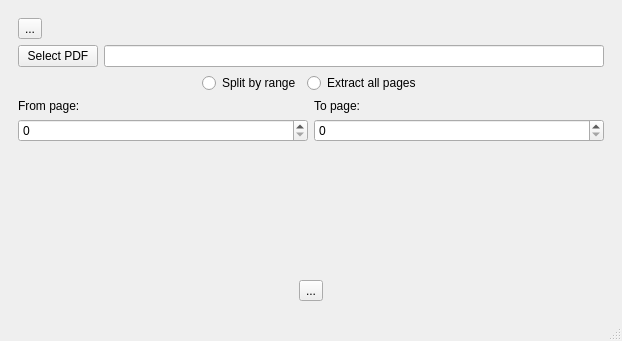
<?xml version="1.0" encoding="UTF-8"?>
<ui version="4.0">
 <class>MainWindow</class>
 <widget class="QMainWindow" name="MainWindow">
  <property name="geometry">
   <rect>
    <x>0</x>
    <y>0</y>
    <width>622</width>
    <height>341</height>
   </rect>
  </property>
  <property name="windowTitle">
   <string>MainWindow</string>
  </property>
  <widget class="QWidget" name="centralwidget">
   <layout class="QVBoxLayout" name="verticalLayout_4">
    <item>
     <widget class="QStackedWidget" name="stackedWidget">
      <property name="currentIndex">
       <number>2</number>
      </property>
      <widget class="QWidget" name="page_menu">
       <layout class="QVBoxLayout" name="verticalLayout_2">
        <item>
         <layout class="QVBoxLayout" name="verticalLayout">
          <item>
           <layout class="QVBoxLayout" name="verticalLayout_3">
            <property name="spacing">
             <number>0</number>
            </property>
            <item>
             <widget class="QLabel" name="label_name">
              <property name="text">
               <string>&lt;html&gt;&lt;head/&gt;&lt;body&gt;&lt;h1 align=&quot;center&quot; style=&quot; margin-top:18px; margin-bottom:12px; margin-left:0px; margin-right:0px; -qt-block-indent:0; text-indent:0px;&quot;&gt;&lt;span style=&quot; font-size:xx-large; font-weight:600;&quot;&gt;Qpdf Tools&lt;/span&gt;&lt;/h1&gt;&lt;/body&gt;&lt;/html&gt;</string>
              </property>
             </widget>
            </item>
            <item>
             <widget class="QLabel" name="label_description">
              <property name="text">
               <string>&lt;html&gt;&lt;head/&gt;&lt;body&gt;&lt;h2 align=&quot;center&quot; style=&quot; margin-top:16px; margin-bottom:12px; margin-left:0px; margin-right:0px; -qt-block-indent:0; text-indent:0px;&quot;&gt;&lt;span style=&quot; font-size:x-large; font-weight:600;&quot;&gt;Tools for manage PDFs&lt;/span&gt;&lt;/h2&gt;&lt;/body&gt;&lt;/html&gt;</string>
              </property>
             </widget>
            </item>
           </layout>
          </item>
          <item>
           <layout class="QGridLayout" name="gridLayout">
            <property name="verticalSpacing">
             <number>20</number>
            </property>
            <item row="0" column="0">
             <widget class="QToolButton" name="tbtn_compress">
              <property name="sizePolicy">
               <sizepolicy hsizetype="Expanding" vsizetype="Expanding">
                <horstretch>0</horstretch>
                <verstretch>0</verstretch>
               </sizepolicy>
              </property>
              <property name="mouseTracking">
               <bool>false</bool>
              </property>
              <property name="text">
               <string>...</string>
              </property>
              <property name="autoRaise">
               <bool>false</bool>
              </property>
             </widget>
            </item>
            <item row="1" column="0">
             <widget class="QToolButton" name="tbtn_split">
              <property name="sizePolicy">
               <sizepolicy hsizetype="Expanding" vsizetype="Expanding">
                <horstretch>0</horstretch>
                <verstretch>0</verstretch>
               </sizepolicy>
              </property>
              <property name="text">
               <string>...</string>
              </property>
             </widget>
            </item>
           </layout>
          </item>
         </layout>
        </item>
       </layout>
      </widget>
      <widget class="QWidget" name="page_compress">
       <layout class="QVBoxLayout" name="verticalLayout_6">
        <item>
         <layout class="QHBoxLayout" name="horizontalLayout_3">
          <item>
           <widget class="QToolButton" name="tbnt_return">
            <property name="text">
             <string>...</string>
            </property>
            <property name="shortcut">
             <string>Esc</string>
            </property>
           </widget>
          </item>
          <item>
           <spacer name="horizontalSpacer">
            <property name="orientation">
             <enum>Qt::Horizontal</enum>
            </property>
            <property name="sizeHint" stdset="0">
             <size>
              <width>40</width>
              <height>20</height>
             </size>
            </property>
           </spacer>
          </item>
         </layout>
        </item>
        <item>
         <layout class="QHBoxLayout" name="horizontalLayout_4">
          <item>
           <widget class="QPushButton" name="btn_selectFile">
            <property name="text">
             <string>Select PDF</string>
            </property>
           </widget>
          </item>
          <item>
           <widget class="QLineEdit" name="ln_file"/>
          </item>
         </layout>
        </item>
        <item>
         <widget class="QGroupBox" name="groupBox">
          <property name="title">
           <string>Select the compression mode:</string>
          </property>
          <layout class="QVBoxLayout" name="verticalLayout_5">
           <item>
            <widget class="QRadioButton" name="rbtn_screen">
             <property name="text">
              <string>Super low resolution (Screen Optimized)</string>
             </property>
            </widget>
           </item>
           <item>
            <widget class="QRadioButton" name="rbtn_ebook">
             <property name="text">
              <string>Low resolution (For Ebooks)</string>
             </property>
            </widget>
           </item>
           <item>
            <widget class="QRadioButton" name="rbtn_printer">
             <property name="text">
              <string>Normal resolution (For printing)</string>
             </property>
            </widget>
           </item>
           <item>
            <widget class="QRadioButton" name="rbtn_prepress">
             <property name="text">
              <string>High resolution</string>
             </property>
            </widget>
           </item>
          </layout>
         </widget>
        </item>
        <item>
         <layout class="QHBoxLayout" name="horizontalLayout">
          <item>
           <spacer name="horizontalSpacer_3">
            <property name="orientation">
             <enum>Qt::Horizontal</enum>
            </property>
            <property name="sizeHint" stdset="0">
             <size>
              <width>40</width>
              <height>20</height>
             </size>
            </property>
           </spacer>
          </item>
          <item>
           <widget class="QToolButton" name="tbtn_pdfCompress">
            <property name="text">
             <string>...</string>
            </property>
           </widget>
          </item>
          <item>
           <spacer name="horizontalSpacer_2">
            <property name="orientation">
             <enum>Qt::Horizontal</enum>
            </property>
            <property name="sizeHint" stdset="0">
             <size>
              <width>40</width>
              <height>20</height>
             </size>
            </property>
           </spacer>
          </item>
         </layout>
        </item>
       </layout>
      </widget>
      <widget class="QWidget" name="split">
       <layout class="QVBoxLayout" name="verticalLayout_9">
        <item>
         <layout class="QHBoxLayout" name="horizontalLayout_6">
          <item>
           <widget class="QToolButton" name="tbnt_return_2">
            <property name="text">
             <string>...</string>
            </property>
            <property name="shortcut">
             <string>Esc</string>
            </property>
           </widget>
          </item>
          <item>
           <spacer name="horizontalSpacer_4">
            <property name="orientation">
             <enum>Qt::Horizontal</enum>
            </property>
            <property name="sizeHint" stdset="0">
             <size>
              <width>40</width>
              <height>20</height>
             </size>
            </property>
           </spacer>
          </item>
         </layout>
        </item>
        <item>
         <layout class="QHBoxLayout" name="horizontalLayout_5">
          <item>
           <widget class="QPushButton" name="btn_selectFile_2">
            <property name="text">
             <string>Select PDF</string>
            </property>
           </widget>
          </item>
          <item>
           <widget class="QLineEdit" name="ln_file_2"/>
          </item>
         </layout>
        </item>
        <item>
         <layout class="QHBoxLayout" name="horizontalLayout_2">
          <item>
           <spacer name="horizontalSpacer_7">
            <property name="orientation">
             <enum>Qt::Horizontal</enum>
            </property>
            <property name="sizeHint" stdset="0">
             <size>
              <width>40</width>
              <height>20</height>
             </size>
            </property>
           </spacer>
          </item>
          <item>
           <widget class="QRadioButton" name="rbtn_splitRange">
            <property name="layoutDirection">
             <enum>Qt::LeftToRight</enum>
            </property>
            <property name="autoFillBackground">
             <bool>false</bool>
            </property>
            <property name="text">
             <string>Split by range</string>
            </property>
           </widget>
          </item>
          <item>
           <widget class="QRadioButton" name="rbtn_extractAll">
            <property name="layoutDirection">
             <enum>Qt::LeftToRight</enum>
            </property>
            <property name="autoFillBackground">
             <bool>false</bool>
            </property>
            <property name="text">
             <string>Extract all pages</string>
            </property>
           </widget>
          </item>
          <item>
           <spacer name="horizontalSpacer_8">
            <property name="orientation">
             <enum>Qt::Horizontal</enum>
            </property>
            <property name="sizeHint" stdset="0">
             <size>
              <width>40</width>
              <height>20</height>
             </size>
            </property>
           </spacer>
          </item>
         </layout>
        </item>
        <item>
         <layout class="QHBoxLayout" name="horizontalLayout_8">
          <item>
           <layout class="QVBoxLayout" name="verticalLayout_7">
            <item>
             <widget class="QLabel" name="label">
              <property name="text">
               <string>From page:</string>
              </property>
             </widget>
            </item>
            <item>
             <widget class="QSpinBox" name="spinBox_fistPage"/>
            </item>
           </layout>
          </item>
          <item>
           <layout class="QVBoxLayout" name="verticalLayout_8">
            <item>
             <widget class="QLabel" name="label_2">
              <property name="text">
               <string>To page:</string>
              </property>
             </widget>
            </item>
            <item>
             <widget class="QSpinBox" name="spinBox_lastPage"/>
            </item>
           </layout>
          </item>
         </layout>
        </item>
        <item>
         <spacer name="verticalSpacer">
          <property name="orientation">
           <enum>Qt::Vertical</enum>
          </property>
          <property name="sizeType">
           <enum>QSizePolicy::Expanding</enum>
          </property>
          <property name="sizeHint" stdset="0">
           <size>
            <width>1</width>
            <height>1</height>
           </size>
          </property>
         </spacer>
        </item>
        <item>
         <layout class="QHBoxLayout" name="horizontalLayout_7">
          <item>
           <spacer name="horizontalSpacer_5">
            <property name="orientation">
             <enum>Qt::Horizontal</enum>
            </property>
            <property name="sizeHint" stdset="0">
             <size>
              <width>40</width>
              <height>20</height>
             </size>
            </property>
           </spacer>
          </item>
          <item>
           <widget class="QToolButton" name="tbtn_pdfSplit">
            <property name="text">
             <string>...</string>
            </property>
           </widget>
          </item>
          <item>
           <spacer name="horizontalSpacer_6">
            <property name="orientation">
             <enum>Qt::Horizontal</enum>
            </property>
            <property name="sizeHint" stdset="0">
             <size>
              <width>40</width>
              <height>20</height>
             </size>
            </property>
           </spacer>
          </item>
         </layout>
        </item>
       </layout>
      </widget>
     </widget>
    </item>
   </layout>
  </widget>
  <widget class="QMenuBar" name="menubar">
   <property name="geometry">
    <rect>
     <x>0</x>
     <y>0</y>
     <width>622</width>
     <height>23</height>
    </rect>
   </property>
  </widget>
  <widget class="QStatusBar" name="statusbar"/>
 </widget>
 <resources/>
 <connections/>
</ui>
